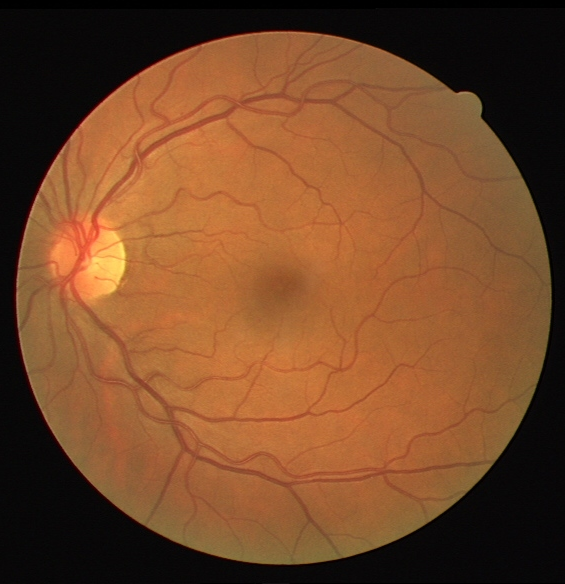
%> input picture assets/pl_04/retinograma.tif, 565 x 584 px
$ octave PL_04.m   (GNU Octave 9; MATLAB toolbox functions it lacks are replaced by stand-ins)
%> lines starting %> are read from the running program, lines starting %| are printed output that depends on the picture
%%%%%%%%%%%%%%%%%%%%%%%%%%%%%%%%%%%%%%%%%%%%%%%%%%%%%%%%%%%%%%%%%%%%%%%%%%%%%%%
%                                  PL 04                                      %
%%%%%%%%%%%%%%%%%%%%%%%%%%%%%%%%%%%%%%%%%%%%%%%%%%%%%%%%%%%%%%%%%%%%%%%%%%%%%%%
% email prof: tfaraujo@fe.up.pt
% aresta@fe.up.pt
%%%%%%%%%%%%%%%%%%%%%%%%%%%%%%%%%%%%%%%%%%%%%%%%%%%%%%%%%%%%%%%%%%%%%%%%%%%%%%%
close all;
clear;
clc;

%%%%%%%%%%%%%%%%%%%%%%%%%%%%%%%%%%%%%%%%%%%%%%%%%%%%%%%%%%%%%%%%%%%%%%%%%%%% 1.
% Escrever em papel.

%%%%%%%%%%%%%%%%%%%%%%%%%%%%%%%%%%%%%%%%%%%%%%%%%%%%%%%%%%%%%%%%%%%%%%%%%% 1.A.
% img_1 = [[6 6 6 5 5 6 6]
%          [6 4 3 4 4 4 7]
%          [6 4 5 6 3 4 7]
%          [5 3 6 7 6 4 5]
%          [5 3 4 8 6 4 5]
%          [5 5 4 2 3 4 5]
%          [6 5 4 4 4 4 6]
%          [7 6 6 5 5 6 7]];
%
% int_v >= 8;
% int >= (img_mean - 1);

%%%%%%%%%%%%%%%%%%%%%%%%%%%%%%%%%%%%%%%%%%%%%%%%%%%%%%%%%%%%%%%%%%%%%%%%%%%% 2.
% img_2 = imread("imp_digital.tif");

%%%%%%%%%%%%%%%%%%%%%%%%%%%%%%%%%%%%%%%%%%%%%%%%%%%%%%%%%%%%%%%%%%%%%%%%%% 2.A.
% [4 lines of commented-out code are left out]

%%%%%%%%%%%%%%%%%%%%%%%%%%%%%%%%%%%%%%%%%%%%%%%%%%%%%%%%%%%%%%%%%%%%%%%%%% 2.B.
% [6 lines of commented-out code are left out]

%%%%%%%%%%%%%%%%%%%%%%%%%%%%%%%%%%%%%%%%%%%%%%%%%%%%%%%%%%%%%%%%%%%%%%%%%% 2.C.
% [15 lines of commented-out code are left out]

%%%%%%%%%%%%%%%%%%%%%%%%%%%%%%%%%%%%%%%%%%%%%%%%%%%%%%%%%%%%%%%%%%%%%%%%%%%% 3.
% [15 lines of commented-out code are left out]

%%%%%%%%%%%%%%%%%%%%%%%%%%%%%%%%%%%%%%%%%%%%%%%%%%%%%%%%%%%%%%%%%%%%%%%%%%% 4.
% [9 lines of commented-out code are left out]

%%%%%%%%%%%%%%%%%%%%%%%%%%%%%%%%%%%%%%%%%%%%%%%%%%%%%%%%%%%%%%%%%%%%%%%%%%%% 5.
% img_5 = imread("smarties.tif");

%%%%%%%%%%%%%%%%%%%%%%%%%%%%%%%%%%%%%%%%%%%%%%%%%%%%%%%%%%%%%%%%%%%%%%%%%% 5.A.
% [46 lines of commented-out code are left out]

%%%%%%%%%%%%%%%%%%%%%%%%%%%%%%%%%%%%%%%%%%%%%%%%%%%%%%%%%%%%%%%%%%%%%%%%%% 5.B.
% [32 lines of commented-out code are left out]

%%%%%%%%%%%%%%%%%%%%%%%%%%%%%%%%%%%%%%%%%%%%%%%%%%%%%%%%%%%%%%%%%%%%%%%%%% 5.C.
% [10 lines of commented-out code are left out]

%%%%%%%%%%%%%%%%%%%%%%%%%%%%%%%%%%%%%%%%%%%%%%%%%%%%%%%%%%%%%%%%%%%%%%%%%%%% 6.
% [7 lines of commented-out code are left out]

%%%%%%%%%%%%%%%%%%%%%%%%%%%%%%%%%%%%%%%%%%%%%%%%%%%%%%%%%%%%%%%%%%%%%%%%%% 6.A.
% [47 lines of commented-out code are left out]

%%%%%%%%%%%%%%%%%%%%%%%%%%%%%%%%%%%%%%%%%%%%%%%%%%%%%%%%%%%%%%%%%%%%%%%%%% 6.B.
% [10 lines of commented-out code are left out]

%%%%%%%%%%%%%%%%%%%%%%%%%%%%%%%%%%%%%%%%%%%%%%%%%%%%%%%%%%%%%%%%%%%%%%%%%%%% 7.
% Use the K-means clustering for segmenting the “retinograma.tif” image. Use
% the default parameters and set the random seed to 1 via “rng(1)”. After
% reading the image, assess the segmentation results for different values of
% k using:
img_7 = imread("retinograma.tif");
%> img_7 is the input picture: size 584x565x3 uint8; mean R, G, B 117.9, 72.7, 40.9

rng(1);
K = 5;

% The RGB channels as features;
img_7_r = img_7(:, :, 1); % Red channel
img_7_g = img_7(:, :, 2); % Green channel
img_7_b = img_7(:, :, 3); % Blue channel
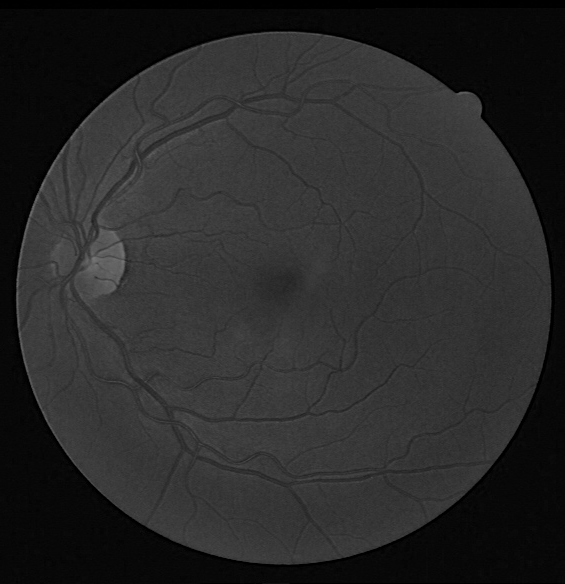
%> img_7_b: size 584x565 uint8; min 0, max 118, mean 40.9

[r c ch] = size(img_7);
%> r = 584; c = 565; ch = 3

R = img_7_r(:);
G = img_7_g(:);
B = img_7_b(:);

%%%%%%%%%%%%%%%%%%%%%%%%%%%%%%%%%%%%%%%%%%%%%%%%%%%%%%%%%%%%%%%%%%%%%%%%%% 7.A.
[list_r kcenters_r] = kmeans(double(R), K);
%> kcenters_r = [8.96; 188.1; 161.9; 138; 241.4]
[list_g kcenters_g] = kmeans(double(G), K);
%> kcenters_g = [87.8; 6.74; 115.6; 100.1; 181.8]
[list_b kcenters_b] = kmeans(double(B), K);
%> kcenters_b = [50.67; 7.66; 0.875; 76.63; 59.07]

img_shape_r = reshape(list_r, r, c);
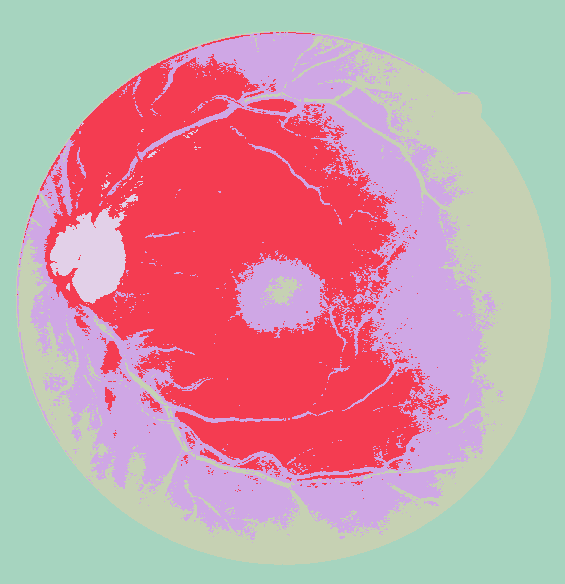
%> img_shape_r: size 584x565 double; 5 distinct labels, from 1 to 5; one colour per label, 0 black
img_shape_g = reshape(list_g, r, c);
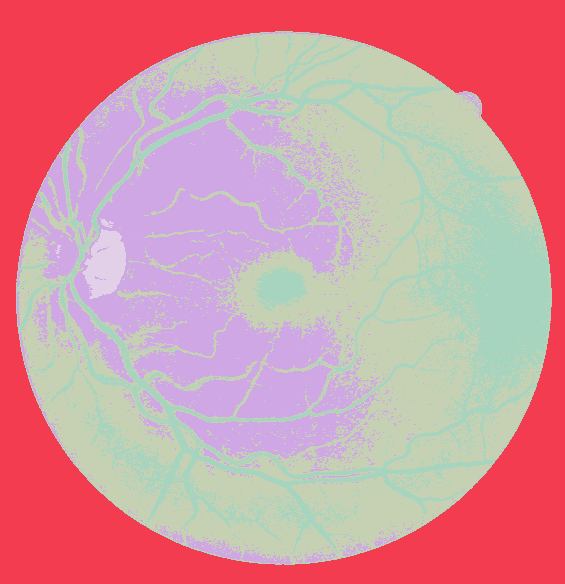
%> img_shape_g: size 584x565 double; 5 distinct labels, from 1 to 5; one colour per label, 0 black
img_shape_b = reshape(list_b, r, c);
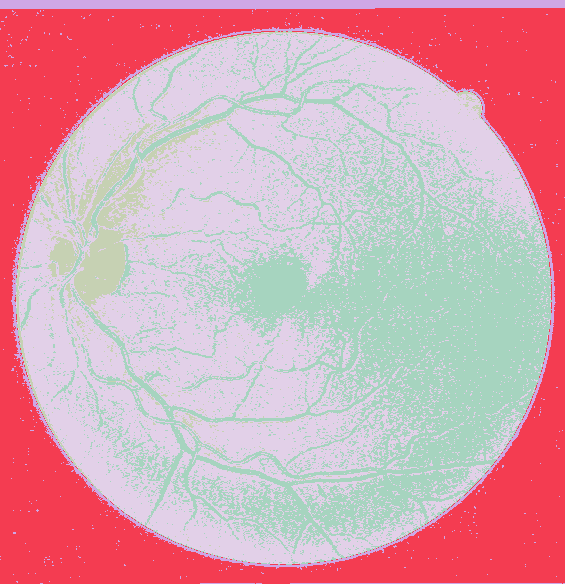
%> img_shape_b: size 584x565 double; 5 distinct labels, from 1 to 5; one colour per label, 0 black

figure(),
subplot(2, 2, 1), imshow(img_7), title('original image'),
subplot(2, 2, 2), imshow(mat2gray(kcenters_r(img_shape_r))), title('R'),
subplot(2, 2, 3), imshow(mat2gray(kcenters_g(img_shape_g))), title('G'),
subplot(2, 2, 4), imshow(mat2gray(kcenters_b(img_shape_b))), title('B'),

%%%%%%%%%%%%%%%%%%%%%%%%%%%%%%%%%%%%%%%%%%%%%%%%%%%%%%%%%%%%%%%%%%%%%%%%%% 7.B.
% Different combinations of 1 and 2 image color channels as input.
RG = imadd(img_7_r(:), img_7_g(:));
GB = imadd(img_7_g(:), img_7_b(:));
BR = imadd(img_7_r(:), img_7_b(:));

[list_rg kcenters_rg] = kmeans(double(RG), K);
%> kcenters_rg = [217.3; 15.09; 254.4; 101.1; 238.6]
[list_gb kcenters_gb] = kmeans(double(GB), K);
%> kcenters_gb = [224.1; 13.71; 155.9; 138; 175.6]
[list_br kcenters_br] = kmeans(double(BR), K);
%> kcenters_br = [219.4; 1.43; 247.4; 17.03; 193.5]

img_shape_rg = reshape(list_rg, r, c);
%> img_shape_rg: size 584x565 double; 5 distinct labels, from 1 to 5
img_shape_gb = reshape(list_gb, r, c);
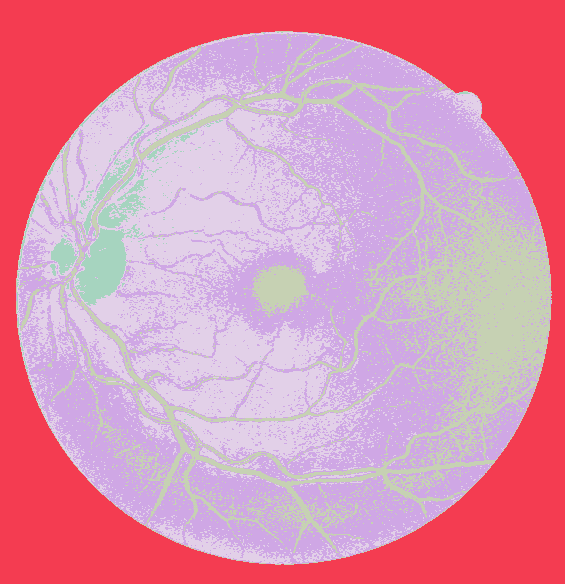
%> img_shape_gb: size 584x565 double; 5 distinct labels, from 1 to 5; one colour per label, 0 black
img_shape_br = reshape(list_br, r, c);
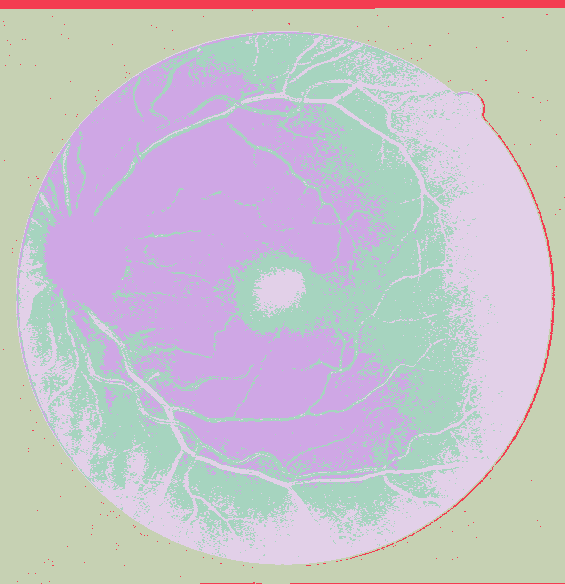
%> img_shape_br: size 584x565 double; 5 distinct labels, from 1 to 5; one colour per label, 0 black

figure(),
subplot(1, 2, 1), imshow(img_7), title('original image'),
subplot(1, 2, 2), imshow(mat2gray(kcenters_rg(img_shape_rg))), title('RG'),
subplot(1, 2, 3), imshow(mat2gray(kcenters_gb(img_shape_gb))), title('GB'),
subplot(1, 2, 4), imshow(mat2gray(kcenters_br(img_shape_br))), title('BR'),
%> after `imshow(mat2gray(kcenters_br(img_shape_br)))`:
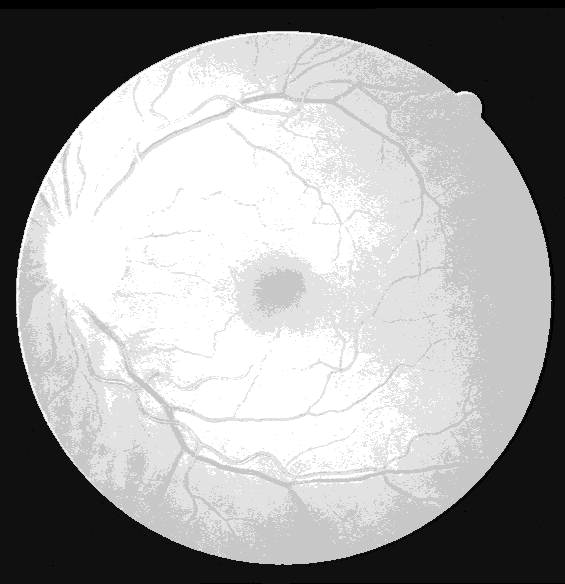
%> displayed picture: size 584x565, on the screen's scale of 0 to 255; min 0, max 255, mean 161.4

%%%%%%%%%%%%%%%%%%%%%%%%%%%%%%%%%%%%%%%%%%%%%%%%%%%%%%%%%%%%%%%%%%%%%%%%%%%% 8.
% The “BWCircles.tif" image (left) must be segmented for separating the
% circular objects that can be observed in the figure. Implement a
% watershed-based methodology to obtain a result similar to the one shown in
% the right image.

%%%%%%%%%%%%%%%%%%%%%%%%%%%%%%%%%%%%%%%%%%%%%%%%%%%%%%%%%%%%%%%%%%%%%%%%%%%% 9.
% Consider again the "smarties.tif" image shown in the figure on the left and
% the images that resulted from two segmentation procedures based on
% watersheds. Write a set of instructions in Matlab for obtaining segmentation
% results similar to those shown in the following figures.

%%%%%%%%%%%%%%%%%%%%%%%%%%%%%%%%%%%%%%%%%%%%%%%%%%%%%%%%%%%%%%%%%%%%%%%%%% 9.A.
% Apply watershed directly to the image;

%%%%%%%%%%%%%%%%%%%%%%%%%%%%%%%%%%%%%%%%%%%%%%%%%%%%%%%%%%%%%%%%%%%%%%%%%% 9.B.
% Smooth the image via appropriate morphological operations prior to the
% watershed;

%%%%%%%%%%%%%%%%%%%%%%%%%%%%%%%%%%%%%%%%%%%%%%%%%%%%%%%%%%%%%%%%%%%%%%%%%% 9.C.
% Use an edge enhancement technique, followed by noise removal, prior to the
% watershed;

%%%%%%%%%%%%%%%%%%%%%%%%%%%%%%%%%%%%%%%%%%%%%%%%%%%%%%%%%%%%%%%%%%%%%%%%%%% 10.
% Implement the k-means clustering method by hand (i.e., without using the
% kmeans function from MATLAB) for segmenting the image of problem 2.

%%%%%%%%%%%%%%%%%%%%%%%%%%%%%%%%%%%%%%%%%%%%%%%%%%%%%%%%%%%%%%%%%%%%%%% Funções
